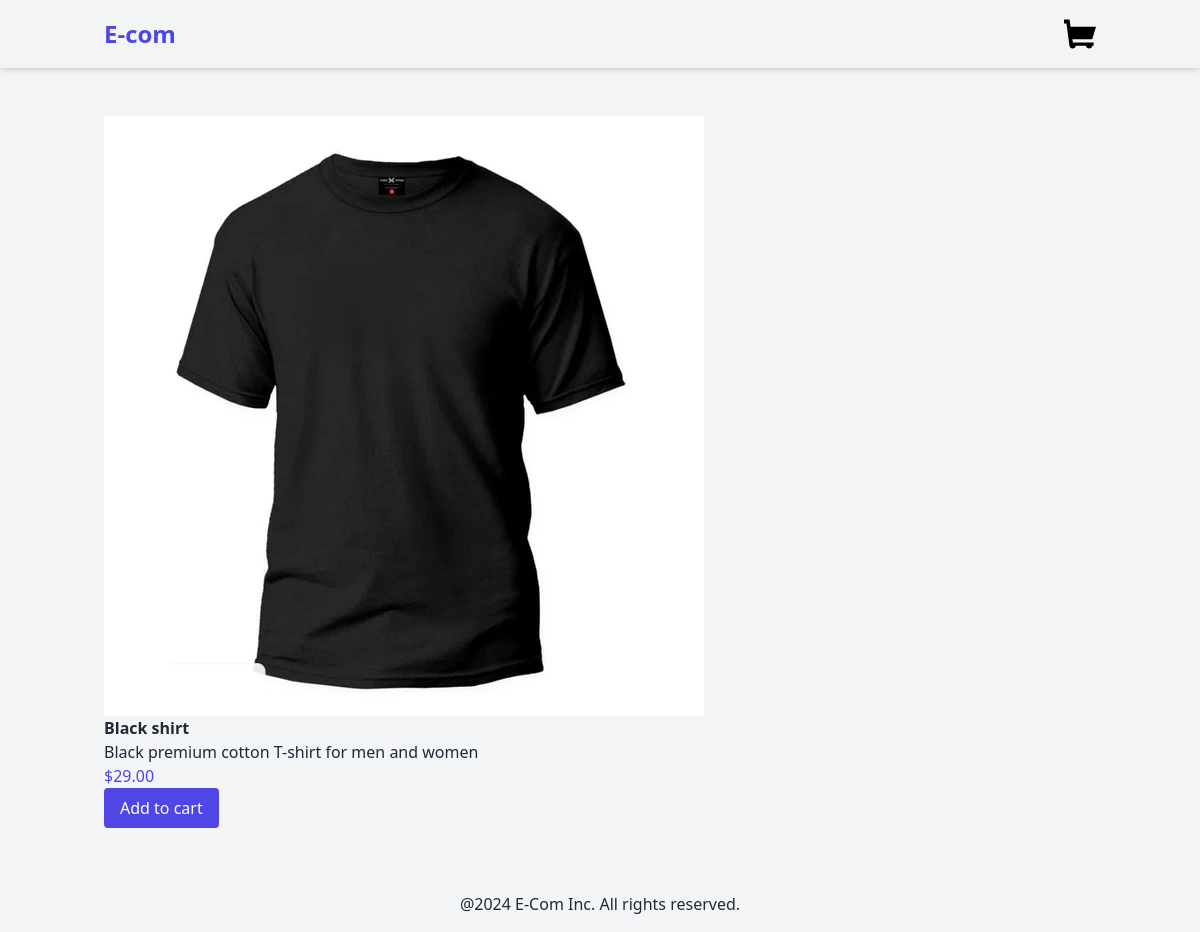
The page /product/1/black-shirt/ on the database its author committed.
### products/models.py (models this page shows, shortened)
class Product(models.Model):
    category=models.ForeignKey(Category, related_name='products', on_delete=models.CASCADE)
    name=models.CharField(max_length=250)
    slug=models.SlugField(max_length=250)
    description=models.TextField(blank=True)
    price=models.DecimalField(max_digits=10,decimal_places=2)
    available=models.BooleanField(default=True)
    created=models.DateField(auto_now_add=True)
    updated=models.DateTimeField(auto_now=True)
    image=models.ImageField(upload_to="products", blank=True, null=True)

### products/views.py (the view)
# urls.py: path('product/<int:id>/<slug:slug>/', views.product_detail, name="product_detail"),
def product_detail(request, id, slug):
    product = get_object_or_404(Product, id=id, slug=slug, available=True)
    return render(request, 'products/product/detail.html', {'product':product})

### products/templates/products/product/detail.html (shortened to what this page needs)
{% extends "base.html" %}
{%block content%}
<div class="container mx-auto p-4 flex">
<div>
    {%if product.image%}
    <img src="{{product.image.url}}" alt={{product.name}} class="max-h-[80vh]">
    {%else%}
    <p>The image is not available</p>
    {%endif%}
    <h3 class="font-semibold">{{product.name}}</h3>
    <p>{{product.description}}</p>
    <p class="text-indigo-600">${{product.price}}</p>
    <form action="{%url 'cart:cart_add' product.id%}" method="post" id="add-to-cart-form">
        <button type="submit" class="bg-indigo-600 text-white px-4 py-2 rounded">Add to cart</button>
    </form>
</div>
</div>
    {%endblock%}

### rows shown on the page
Product: image (picture), name "Black shirt", description "Black premium cotton T-shirt for men and women", price "29.00"
